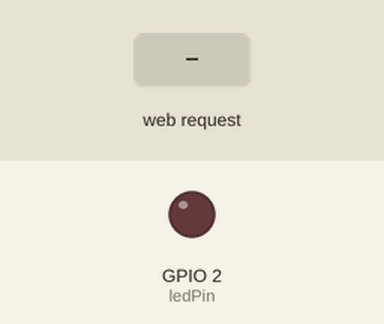
This sketch was run on a simulated ESP32. Parts: output pins drawn as LEDs (lit = HIGH). The inputs (shaded band) are chosen by the test bench. WiFi joins after 1.5 s; servers stay silent unless stated; what the sketch prints to the serial monitor is not drawn.

Above: at 2.7 s.
2.8 s: HTTP request GET /led/on received
At 3.9 s:
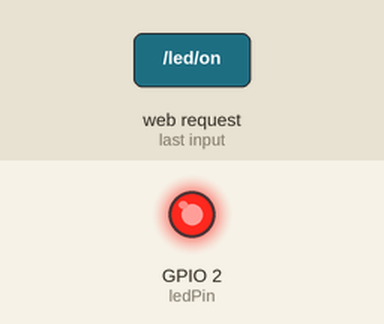
4.3 s: HTTP request GET /led/off received
At 5.0 s:
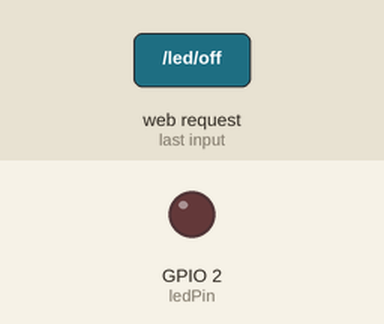
Timing chart, 0 to 7.3 s (numbered marks = the images above; inputs shaded):
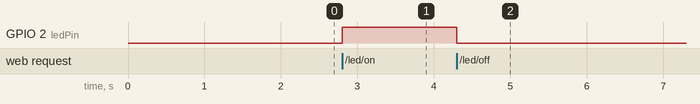

The sketch:

sketch.ino
```cpp
#include <WiFi.h>
#include <WebServer.h>

const char* ssid = "Wokwi-GUEST";
const char* password = "";

// Cổng Web Server mặc định là 80
WebServer server(80);

const int ledPin = 2;
bool ledState = LOW;

// Giao diện Web hiển thị trên trình duyệt
void handleRoot() {
  String html = "<!DOCTYPE html><html><head><meta charset='UTF-8'>";
  html += "<meta name='viewport' content='width=device-width, initial-scale=1.0'>";
  html += "<title>ESP32 Web Server - Chuong 6</title>";
  html += "<style>body { font-family: Arial; text-align: center; margin-top: 50px;}";
  html += ".btn { padding: 15px 30px; font-size: 20px; border-radius: 8px; text-decoration: none; color: white; display: inline-block; margin: 10px;}";
  html += ".btn-on { background-color: #28a745; }";
  html += ".btn-off { background-color: #dc3545; }</style></head><body>";
  html += "<h2>HE THONG DIEU KHIEN LED QUA WIFI (CHUONG 6)</h2>";
  html += "<p>Trang thai LED hien tai: <b>" + String(ledState ? "DANG BAT" : "DANG TAT") + "</b></p>";
  html += "<a class='btn btn-on' href='/led/on'>BAT LED</a>";
  html += "<a class='btn btn-off' href='/led/off'>TAT LED</a>";
  html += "</body></html>";

  server.send(200, "text/html", html);
}

// Bật LED
void handleLedOn() {
  ledState = HIGH;
  digitalWrite(ledPin, ledState);
  Serial.println("Yeu cau tu Web: BAT LED");
  server.sendHeader("Location", "/");
  server.send(303);
}

// Tắt LED
void handleLedOff() {
  ledState = LOW;
  digitalWrite(ledPin, ledState);
  Serial.println("Yeu cau tu Web: TAT LED");
  server.sendHeader("Location", "/");
  server.send(303);
}

void setup() {
  Serial.begin(115200);
  pinMode(ledPin, OUTPUT);
  digitalWrite(ledPin, ledState);

  Serial.println("\nDang ket noi WiFi...");
  WiFi.begin(ssid, password);

  while (WiFi.status() != WL_CONNECTED) {
    delay(500);
    Serial.print(".");
  }

  Serial.println("\n-> WiFi Da Ket Noi Thanh Cong!");
  Serial.print("Dia chi Web Server: http://");
  Serial.println(WiFi.localIP());

  server.on("/", handleRoot);
  server.on("/led/on", handleLedOn);
  server.on("/led/off", handleLedOff);

  server.begin();
  Serial.println("Web Server da san sang nhan lenh!");
}

void loop() {
  server.handleClient();
}
```

Measured:
- after the input at 2.8 s, GPIO 2 (ledPin): LOW → HIGH at once
- after the input at 4.3 s, GPIO 2 (ledPin): HIGH → LOW at once
